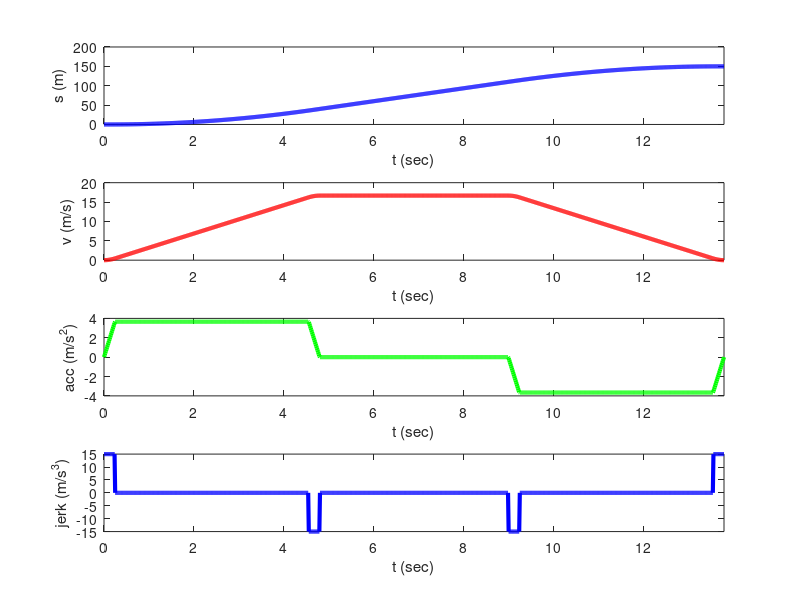

Write the MATLAB code that produced this figure.
clear all;

%% Pod Characteristics

m_fzg = 300; % Vehicle Mass in kg
m_zul = 0; % Payload
c_L = 0.8; % Drag Coefficient
rho_L = 1.2; % Density of air (kgm^-3)
f_r = 0.02; % Kinetic Friction Coefficient
g = 9.81; % Gravity in ms^-2
A = 1.5 * 0.3; % Area in m^2
e_i1 = 1.2; % Mass factor of rotating part
gradient = 5; % Inclination Gradient Percentage
alpha = atan(gradient/100); % Inclination Gradient Angle in radian

%% Mass Calculation

m_acc = e_i1 * m_fzg + m_zul;

%% Vehicle Dynamics Parameters

v_init = 0; % Starting Velocity in ms^-1
v_max = 60/3.6; % Maximum Velocity in ms^-1
v_end = 0; % End Velocity in ms^-1
sf = 150; % Pod Distance in m
Rd = 0.1; % Diameter of Driving wheel in m

%% Motor Parameters 

P_peak = 37 * 1000; % Power in W at 7000 rpm
eff = 0.96;

P_motor = eff * P_peak;

%% Resistance Calculation for continuous power

F_roll = f_r * m_fzg * g * cos(alpha * 180 / pi);
F_luft = 0.5 * c_L * rho_L * A * (v_max^2);
F_st = m_fzg * g * sin(alpha * 180 / pi);

%F_acc = (e_i1 * m_fzg + m_zul) * a_max
%F_bed = F_roll + F_luft + F_st + F_acc

%% Maximum Accleration Calculation

a_max = ((P_motor/v_max) - F_roll - F_luft - F_st) / m_acc;

%% Declaration of other variables

j_max = 15; %in m/s^3
eff_mech = 0.85;

%% S-curve generation

T = (a_max/j_max) + (v_max/a_max) + (sf/v_max);

t1 = a_max/j_max;
t3 = (a_max/j_max) + (v_max/a_max);
t2 = t3 - t1;
t4 = T - t3;
t5 = T - t2;
t6 = T - t1;
t7 = T;


if t3 < T/2 && t4 > t3 && t5>t4 && t6>t5
    a1 = j_max;
    a2 = 0;
    a3 = -j_max;
    a4 = 0;
    a5 = -j_max;
    a6 = 0;
    a7 = j_max;
    
    b1 = 0;
    b2 = a_max;
    b3 = a_max + (j_max*t2);
    b4 = 0;
    b5 = j_max*t4;
    b6 = -a_max;
    b7 = -a_max - (j_max*t6);
    
    c1 = 0;
    c2 = (((a1*t1^2)/2) + (b1*t1) + c1) - (((a2*t1^2)/2) + (b2*t1));
    c3 = (((a2*t2^2)/2) + (b2*t2) + c2) - (((a3*t2^2)/2) + (b3*t2));
    c4 = (((a3*t3^2)/2) + (b3*t3) + c3) - (((a4*t3^2)/2) + (b4*t3));
    c5 = (((a4*t4^2)/2) + (b4*t4) + c4) - (((a5*t4^2)/2) + (b5*t4));
    c6 = (((a5*t5^2)/2) + (b5*t5) + c5) - (((a6*t5^2)/2) + (b6*t5));
    c7 = - (((a7*t7^2)/2) + (b7*t7));
    
    d1 = 0;
    d2 = (((a1*t1^3)/6) + ((b1*t1^2)/2) + (c1*t1) + d1) - (((a2*t1^3)/6) + ((b2*t1^2)/2) + (c2*t1));
    d3 = (((a2*t2^3)/6) + ((b2*t2^2)/2) + (c2*t2) + d2) - (((a3*t2^3)/6) + ((b3*t2^2)/2) + (c3*t2));
    d4 = (((a3*t3^3)/6) + ((b3*t3^2)/2) + (c3*t3) + d3) - (((a4*t3^3)/6) + ((b4*t3^2)/2) + (c4*t3));
    d5 = (((a4*t4^3)/6) + ((b4*t4^2)/2) + (c4*t4) + d4) - (((a5*t4^3)/6) + ((b5*t4^2)/2) + (c5*t4));
    d6 = (((a5*t5^3)/6) + ((b5*t5^2)/2) + (c5*t5) + d5) - (((a6*t5^3)/6) + ((b6*t5^2)/2) + (c6*t5));
    d7 = (((a6*t6^3)/6) + ((b6*t6^2)/2) + (c6*t6) + d6) - (((a7*t6^3)/6) + ((b7*t6^2)/2) + (c7*t6));

else
    disp('Please reiterate the values and give them');
    return;
end

%% Graph Generation

N = 1000;
t = linspace(0,T,N);

ind1 = find((0<=t) & (t<=t1));
ind2 = find((t1<t) & (t<=t2));
ind3 = find((t2<t) & (t<=t3));
ind4 = find((t3<t) & (t<=t4));
ind5 = find((t4<t) & (t<=t5));
ind6 = find((t5<t) & (t<=t6));
ind7 = find((t6<t) & (t<=t7));

%Distance Curve
s1 = ((a1*t.^3)/6) + ((b1*t.^2)/2) + (c1*t) + d1;
s2 = ((a2*t.^3)/6) + ((b2*t.^2)/2) + (c2*t) + d2;
s3 = ((a3*t.^3)/6) + ((b3*t.^2)/2) + (c3*t) + d3;
s4 = ((a4*t.^3)/6) + ((b4*t.^2)/2) + (c4*t) + d4;
s5 = ((a5*t.^3)/6) + ((b5*t.^2)/2) + (c5*t) + d5;
s6 = ((a6*t.^3)/6) + ((b6*t.^2)/2) + (c6*t) + d6;
s7 = ((a7*t.^3)/6) + ((b7*t.^2)/2) + (c7*t) + d7;

s = [s1(ind1), s2(ind2), s3(ind3), s4(ind4), s5(ind5), s6(ind6), s7(ind7)];

%Velocity Curve
v1 = a1*t.^2/2 + b1*t + c1;
v2 = a2*t.^2/2 + b2*t + c2;
v3 = a3*t.^2/2 + b3*t + c3;
v4 = a4*t.^2/2 + b4*t + c4;
v5 = a5*t.^2/2 + b5*t + c5;
v6 = a6*t.^2/2 + b6*t + c6;
v7 = a7*t.^2/2 + b7*t + c7;

v = [v1(ind1), v2(ind2), v3(ind3), v4(ind4), v5(ind5), v6(ind6), v7(ind7)];

%Acceleration Curve
acc1 = a1*t + b1;
acc2 = a2*t + b2;
acc3 = a3*t + b3;
acc4 = a4*t + b4;
acc5 = a5*t + b5;
acc6 = a6*t + b6;
acc7 = a7*t + b7;

acc = [acc1(ind1), acc2(ind2), acc3(ind3), acc4(ind4), acc5(ind5), acc6(ind6), acc7(ind7)];

%Jerk Curve

len = ones(1,length(t));%For multiplication with a value to get the curve

j1 = a1*len;
j2 = a2*len;
j3 = a3*len;
j4 = a4*len;
j5 = a5*len;
j6 = a6*len;
j7 = a7*len;

j = [j1(ind1), j2(ind2), j3(ind3), j4(ind4), j5(ind5), j6(ind6), j7(ind7)];

%Plotting

figure(4)
subplot(4,1,1);
plot(t, s,'b','LineWidth', 3);
xlim([0, T]);
xlabel('t (sec)');
ylabel('s (m)');

subplot(4,1,2);
plot(t, v,'r','LineWidth', 3);
xlim([0, T]);
xlabel('t (sec)');
ylabel('v (m/s)');

subplot(4,1,3);
plot(t, acc,'g','LineWidth', 3);
xlim([0, T]);
xlabel('t (sec)');
ylabel('acc (m/s^2)');

subplot(4,1,4);
plot(t, j,'b','LineWidth', 3);
xlim([0, T]);
xlabel('t (sec)');
ylabel('jerk (m/s^3)');

%% Energy Demand

vel = @(x,a,b,c) a.*(x.^2)./2 + b*x + c;
accl = @(x,a,b) a*x + b;

F_roll_calc = f_r * m_fzg * g * cos(alpha * 180 / pi);
F_luft_calc = @(x,a,b,c) 0.5 * c_L * rho_L * A .* (vel(x,a,b,c).^2);
F_st_calc = m_fzg * g * sin(alpha * 180 / pi);
F_acc_calc = @(x,a,b) (e_i1 * m_fzg + m_zul) .* accl(x,a,b);
F_bed_calc = @(x,a,b,c,d) F_roll_calc + F_luft_calc(x,a,b,c) + F_st_calc + F_acc_calc(x,a,b);
Pow_calc = @(x,a,b,c,d) F_bed_calc(x,a,b,c,d) .* vel(x,a,b,c);

% Segment 1
en_dem1 = integral(@(x) Pow_calc(x,a1,b1,c1,d1),0,t1);

% Segment 2
en_dem2 = integral(@(x) Pow_calc(x,a2,b2,c2,d2),t1,t2);

% Segment 3
en_dem3 = integral(@(x) Pow_calc(x,a3,b3,c3,d3),t2,t3);

% Segment 4
en_dem4 = integral(@(x) Pow_calc(x,a4,b4,c4,d4),t3,t4);

energy_bed = en_dem1 + en_dem2 + en_dem3 + en_dem4;
energy_bed_wh = energy_bed * 0.000268; % in Wh

%% Voltage and Current Need(from data sheet)

V_bed = 490; %in Voltage
I_bed = 100; %in Amps

%% Battery Parameters

U_zell = 4.2; %in Voltage
C_zell_ah = 3.1; %in Ah
C_rate = 35;

SoC_max = 100; % in %
SoC_min = 40; % in %


n_ser = ceil(V_bed/U_zell);
C_tot = energy_bed_wh/(n_ser*U_zell*eff_mech);
n_par = ceil(C_tot/(C_zell_ah * (SoC_max - SoC_min)/100));
C_rate_calc = I_bed / (n_par * C_zell_ah);

if C_rate_calc < C_rate
    energy_avail = n_ser * n_par * U_zell * C_zell_ah * (SoC_max - SoC_min) /100;
    num_of_runs = eff_mech * energy_avail / energy_bed_wh;
    X = sprintf('In Series: %d ; In Parallel: %d; Number of Runs: %.2f', n_ser, n_par, num_of_runs);
    disp(X)
else
    disp('You will not get the full performance of motor')
    return;
end